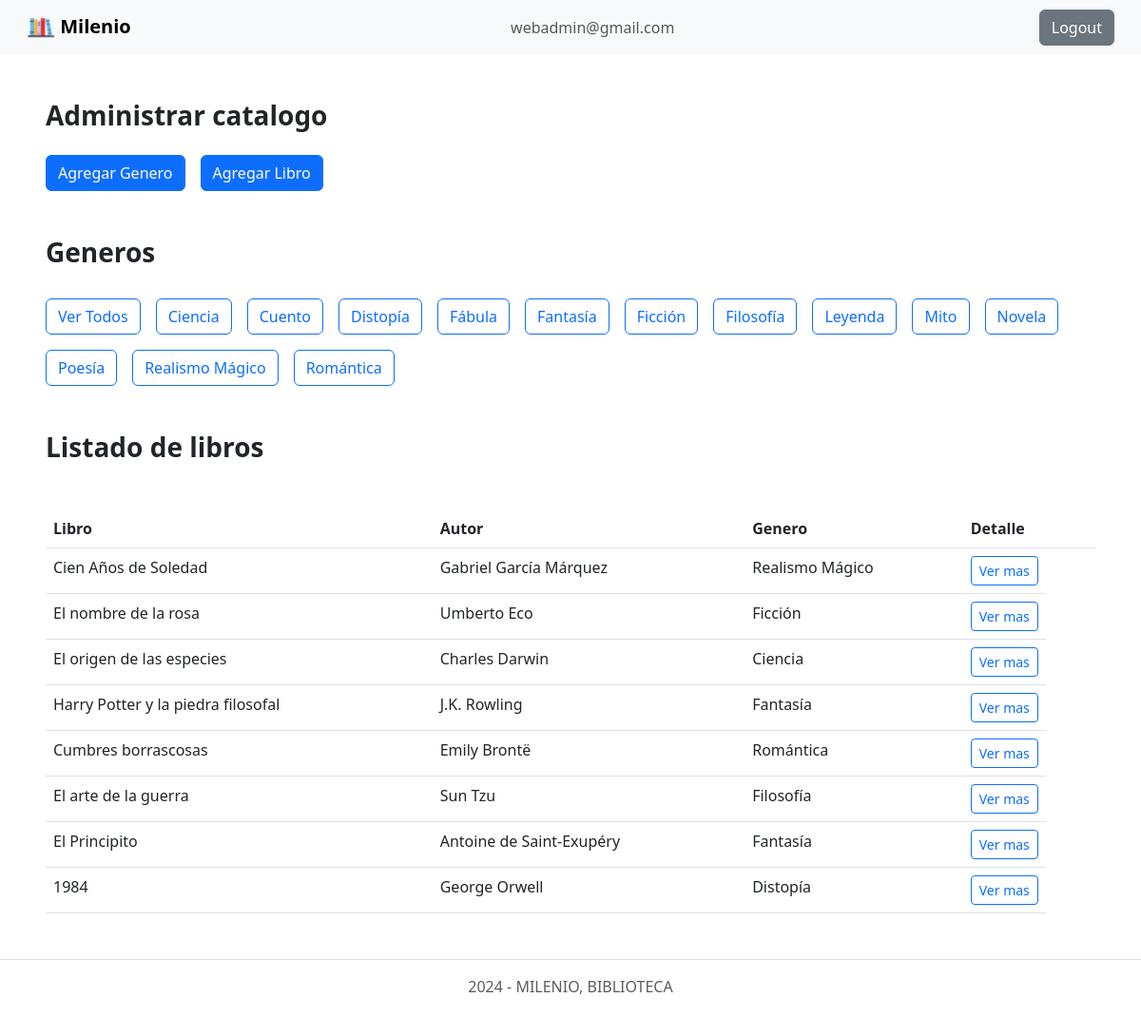
/ (signed in), run on the app's committed database.
### tables this page shows
CREATE TABLE `generos` (
  `id` int(11) NOT NULL,
  `nombre` varchar(255) NOT NULL
);

CREATE TABLE `libros` (
  `id` int(11) NOT NULL,
  `titulo` varchar(100) NOT NULL,
  `autor` varchar(100) NOT NULL,
  `reseña` text DEFAULT NULL,
  `genero_nombre` varchar(255) NOT NULL
);

### app/controllers/catalogo.controller.php (called while the page is built, shortened)
<?php
    require_once './app/models/libro.model.php';
    require_once './app/models/genero.model.php';
class CatalogoController {
    private $modelLibro;
    private $modelGenero;
    public function __construct($res) {
        $this->modelLibro = new LibroModel();
        $this->modelGenero = new GeneroModel();
    }
    public function showLibros() {
        $generoSeleccionado = isset($_GET['genero']) ? $_GET['genero'] : null;
        $generos = $this->modelGenero->getGeneros();
        if ($generoSeleccionado) {
            $libros = $this->modelLibro->getLibrosPorGenero($generoSeleccionado);
        } else {
            $libros = $this->modelLibro->getLibros();
        }
        include_once 'templates/layout/header.phtml';
        include_once 'templates/generos.phtml';
        include_once 'templates/catalogo.phtml';
        include_once 'templates/layout/footer.phtml';
    }
}

### app/models/genero.model.php (called while the page is built, shortened)
<?php
class GeneroModel {
    private $db;
    public function __construct() {
       $this->db = new PDO('mysql:host=localhost;dbname=milenio_db;charset=utf8', 'root', '');
    }
    public function getGeneros() {
        $query = $this->db->prepare('SELECT * FROM generos');
        $query->execute();
        $generos = $query->fetchAll(PDO::FETCH_OBJ);
        return $generos;
    }
}

### app/models/libro.model.php (called while the page is built, shortened)
<?php
class LibroModel {
    private $db;
    public function __construct() {
       $this->db = new PDO('mysql:host=localhost;dbname=milenio_db;charset=utf8', 'root', '');
    }
    public function getLibros() {
        $query = $this->db->prepare('SELECT * FROM libros');
        $query->execute();
        $libros = $query->fetchAll(PDO::FETCH_OBJ);
        return $libros;
    }
}

### templates/catalogo.phtml (the view)
<?php
    include_once './app/models/libro.model.php';
    include_once './app/models/genero.model.php';
?>
<div class="mx-5">
    <h2 class="fs-3 fw-bold mt-5">Listado de libros</h2>
    <table class="table mt-5">
        <thead>
            <tr>
                <th scope="col">Libro</th><th scope="col">Autor</th><th scope="col">Genero</th><th scope="col">Detalle</th>
            </tr>
        </thead>
        <tbody>
            <?php
                foreach($libros as $libro){
                    echo '
                        <tr>
                            <td>' . $libro->titulo . '</td>
                            <td>' . $libro->autor . '</td>
                            <td>' . $libro->genero_nombre . '</td>
                            <td class="d-inline-flex gap-3">
                                <a href="detail/' . $libro->id . '">
                                    <button type="button" class="btn btn-outline-primary btn-sm">Ver mas</button>
                                </a>
                            </td>
                        </tr>
                    ';
                }
            ?>
        </tbody>
    </table>
</div>

### templates/generos.phtml
<?php
include_once './app/models/genero.model.php';
?>
<?php if(isset($_SESSION['email'])): ?>
    <div class="mx-5 mt-5">
        <h2 class="fs-3 fw-bold mb-4">Administrar catalogo</h2>
        <ul class="nav justify-content-start d-inline-flex gap-3">
            <a href="addCatalogo"><button type="button" class="btn btn-primary">Agregar Genero</button></a>
            <a href="addCatalogo"><button type="button" class="btn btn-primary">Agregar Libro</button></a>
        </ul>
    </div>
<?php endif; ?>
<h2 class="fs-3 fw-bold mt-5 ms-5">Generos</h2>
<ul class="nav justify-content-start ms-5 mt-4 d-inline-flex gap-3">
    <li class="nav-item">
        <a href="home"><button type="button" class="btn btn-outline-primary">Ver Todos</button></a>
    </li>
    <?php foreach ($generos as $genero): ?>
        <li class="nav-item">
            <a href="home?genero=<?= urlencode($genero->nombre) ?>">
                <button type="button" class="btn btn-outline-primary">
                    <?php echo $genero->nombre ?>
                </button>
            </a>
        </li>
    <?php endforeach; ?>
</ul>

### data on the page
generos: nombre "Ciencia"
generos: nombre "Cuento"
generos: nombre "Distopía"
generos: nombre "Fábula"
generos: nombre "Fantasía"
generos: nombre "Ficción"
generos: nombre "Filosofía"
generos: nombre "Leyenda"
generos: nombre "Mito"
generos: nombre "Novela"
generos: nombre "Poesía"
generos: nombre "Realismo Mágico"
generos: nombre "Romántica"
libros: titulo "Cien Años de Soledad", autor "Gabriel García Márquez", genero_nombre "Realismo Mágico"
libros: titulo "El nombre de la rosa", autor "Umberto Eco", genero_nombre "Ficción"
libros: titulo "El origen de las especies", autor "Charles Darwin", genero_nombre "Ciencia"
libros: titulo "Harry Potter y la piedra filosofal", autor "J.K. Rowling", genero_nombre "Fantasía"
libros: titulo "Cumbres borrascosas", autor "Emily Brontë", genero_nombre "Romántica"
libros: titulo "El arte de la guerra", autor "Sun Tzu", genero_nombre "Filosofía"
libros: titulo "El Principito", autor "Antoine de Saint-Exupéry", genero_nombre "Fantasía"
libros: titulo "1984", autor "George Orwell", genero_nombre "Distopía"

### other printed values
$_SESSION['email'] "webadmin@gmail.com"
